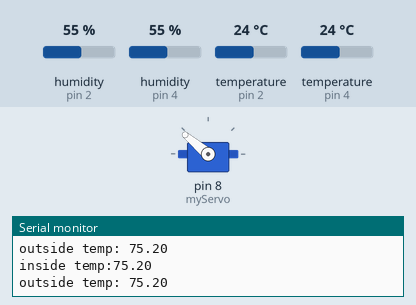
Recording of a sketch running on a simulated Arduino Uno, built with avr-gcc and run on an emulated ATmega328P. On the bench: servo, the last lines printed to the serial monitor. Inputs (shaded band) come from the test bench; at power-on: temperature (sensors on pin 2, pin 4) 24 °C, humidity (sensors on pin 2, pin 4) 55 %.

Above: at 3.8 s.
3.9 s: temperature (sensor on pin 2) set to 12 °C
At 5.5 s:
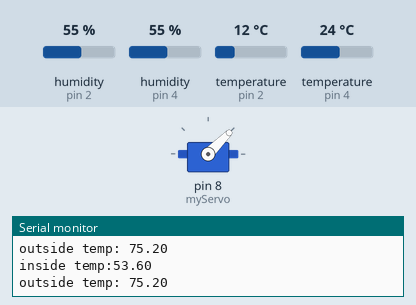
6.8 s: temperature (sensor on pin 2) set to 14 °C
At 7.6 s:
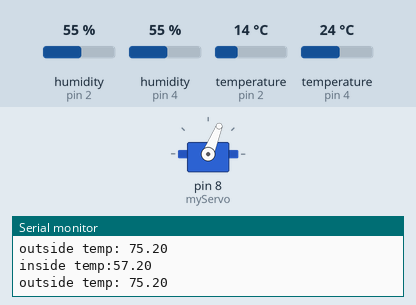
9.7 s: temperature (sensor on pin 2) set to 17 °C
At 11.9 s:
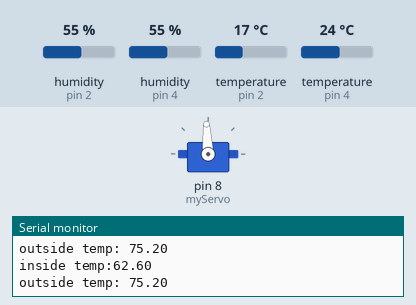
12.7 s: temperature (sensor on pin 2) set to 20 °C
At 14.0 s:
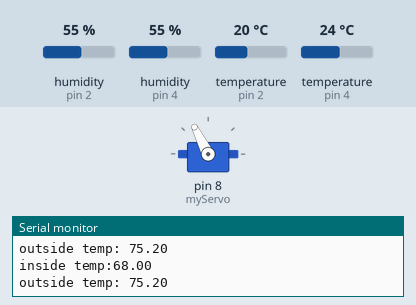
15.6 s: temperature (sensor on pin 2) set to 28 °C
At 18.3 s:
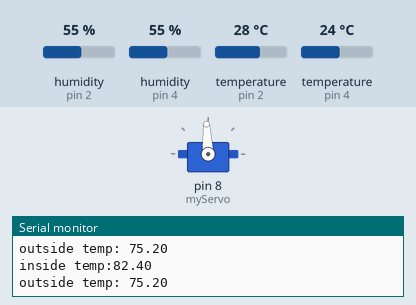
18.9 s: temperature (sensor on pin 2) set to 19 °C
At 20.4 s:
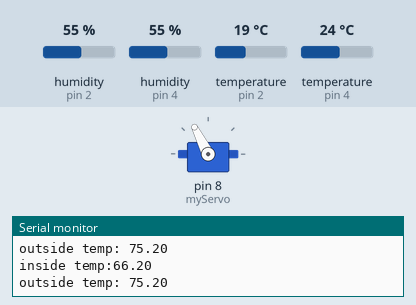
Timing chart, 0 to 21.9 s (numbered marks = the images above; inputs shaded):
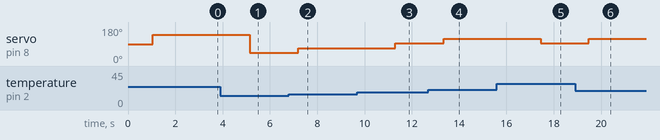

The sketch:

tempresponse.ino
```cpp
#include <Servo.h>
#include <DHT.h>

Servo myServo;
#define dhtpinO 4
#define dhtpinI 2
DHT dhtout(dhtpinO, DHT11);
DHT dhtin(dhtpinI, DHT11);

//temps in F
float insidehumid;
float insidetemp;
float outsidehumid;
float outsidetemp;

float ptempmax = 77.0;
float ptempmin = 70.0;
//user programmed temp range preference
//ranges hard coded for testing

// 75% for temp diff of (0,5] deg
// 50% for temp diff of (5, 10]deg
//25% for temp diff (10, 15] deg
//fully retracted for temp diff (15, inf)
void tempmove(float tempdiff) {
  int pos;
  if (tempdiff<1) {
     pos = 1000 + 99.0 * 1000 / 100.0;
  }
  if (tempdiff > 1 && tempdiff <= 5) {
     pos = 1000 + 75.0 * 1000 / 100.0;
  }
  if (tempdiff > 5 && tempdiff<=10) {
     pos = 1000 + 50.0*1000/100.0;
  }
  if (tempdiff > 10 && tempdiff<=15) {
     pos = 1000 + 25.0*1000/100.0;
  }
  if (tempdiff>15) {
     pos = 1000 + 1.0*1000/100.0;
  }
  myServo.writeMicroseconds(pos);

  /*if (strokepercent >= 1.0 && strokepercent <= 99.0) {
    int pos = 1000+ strokepercent*1000/100.0;
    myServo.writeMicroseconds(pos);

    //In this case, full range runs from about 1000-2000 usec.
  }*/
}
//stroke percentage 0.0 is fully retracted, 100.0 fully extended

void setup() {
  myServo.attach(8, 45, 145);
  dhtout.begin();
  dhtin.begin();
  Serial.begin(9600);
}

void loop() {

  //delayMS
  delay(1000);
  //variable delay between measurements, hardcoded for now
  insidehumid=dhtin.readHumidity();
  insidetemp = dhtin.readTemperature()*1.8+32;
  outsidehumid = dhtout.readHumidity();
  outsidetemp = dhtout.readTemperature()*1.8+32;
  Serial.print("inside temp:");
  Serial.println(insidetemp);
  Serial.print("outside temp: ");
  Serial.println(outsidetemp);

  //if inside in range close window
  if (insidetemp <= ptempmax && insidetemp >= ptempmin) {
    tempmove(0.0);
  }
  //if both outside range close window
  if (insidetemp > ptempmax && outsidetemp > ptempmax) {
    tempmove(0.0);
  }
  if (insidetemp < ptempmin && outsidetemp < ptempmin) {
    tempmove(0.0);
  }


  //if outside in range
  if (outsidetemp <= ptempmax && outsidetemp>= ptempmin) {
    //if inside too hot/cold open accordingly
    if (insidetemp>ptempmax) {
      float t = abs(insidetemp-ptempmax);
      tempmove(t);

    }
    if (insidetemp<ptempmin) {
      float t = abs(ptempmin-insidetemp);
      tempmove(t);
    }
  }


}
```

Measured:
- the behaviour switches between 12 and 13 °C on temperature (sensor on pin 2) (found by bisection; images 1 and 2)
- the behaviour switches between 15 and 16 °C on temperature (sensor on pin 2) (found by bisection; images 2 and 3)
- the behaviour switches between 18 and 19 °C on temperature (sensor on pin 2) (found by bisection; images 3 and 4)
- after the input at 3.9 s, servo on pin 8 (myServo): 140° → 45° after 1.2 s
- after the input at 6.8 s, servo on pin 8 (myServo): 45° → 68° after 0.40 s
- after the input at 9.7 s, servo on pin 8 (myServo): 68° → 93° after 1.6 s
- after the input at 12.7 s, servo on pin 8 (myServo): 93° → 117° after 0.64 s
- after the input at 15.6 s, servo on pin 8 (myServo): 117° → 93° after 1.8 s
- after the input at 18.9 s, servo on pin 8 (myServo): 93° → 117° after 0.59 s
